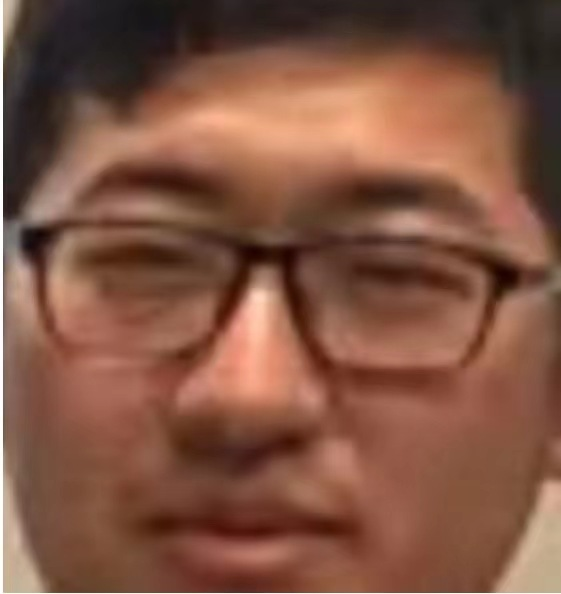
#> input picture test.jpeg, 561 x 594 px
$ jupyter execute image.ipynb
#> lines starting #> are read from the running program, lines starting #| are printed output that depends on the picture
[cell 1]
from PIL import Image

[cell 2]
img = Image.open('test.jpeg')
#> img is the input picture: PIL image 561x594 RGB; mean R, G, B 128.6, 84.6, 66.7
img

[cell 3]
from PIL import Image


def img2charTxt(filename, new_wight, txtname):
#> called with filename = 'test.jpeg', new_wight = 60, txtname = 'image.txt'
    ascii_chars = "MNHQ$OC67+>!:-. "
    img = Image.open(filename)
    img = img.convert("L")
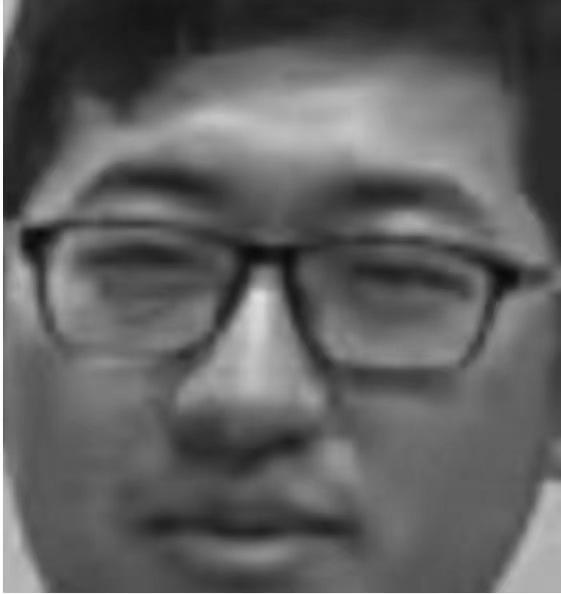
#> img: PIL image 561x594 L; min 9, max 255, mean 95.8
    w, h = img.size
#> w = 561; h = 594
    img = img.resize((new_wight*2, int(new_wight*h//w)))
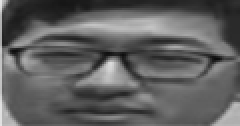
#> img: PIL image 120x63 L (shown 2 times larger); min 11, max 228, mean 95.6
    w, h = img.size
#> w = 120; h = 63
    data = img.load()
    result = []
    n = len(ascii_chars)-1
    for y in range(h):
        line = "".join(ascii_chars[data[x, y]*n//255] for x in range(w))
        line += "\n"
        result.append(line)
#> after the loop, result = 63 items
    with open(txtname, "w") as f:
        f.writelines(result)
